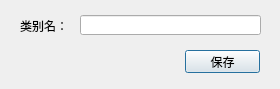
<?xml version="1.0" encoding="UTF-8"?>
<ui version="4.0">
 <class>DialogCategory</class>
 <widget class="QDialog" name="DialogCategory">
  <property name="geometry">
   <rect>
    <x>0</x>
    <y>0</y>
    <width>280</width>
    <height>89</height>
   </rect>
  </property>
  <property name="windowTitle">
   <string>Dialog</string>
  </property>
  <widget class="QLabel" name="label">
   <property name="geometry">
    <rect>
     <x>20</x>
     <y>20</y>
     <width>54</width>
     <height>12</height>
    </rect>
   </property>
   <property name="text">
    <string>类别名：</string>
   </property>
  </widget>
  <widget class="QLineEdit" name="lineEditCategory">
   <property name="geometry">
    <rect>
     <x>80</x>
     <y>15</y>
     <width>181</width>
     <height>20</height>
    </rect>
   </property>
  </widget>
  <widget class="QPushButton" name="SaveCategoryBtn">
   <property name="geometry">
    <rect>
     <x>185</x>
     <y>50</y>
     <width>75</width>
     <height>23</height>
    </rect>
   </property>
   <property name="text">
    <string>保存</string>
   </property>
  </widget>
 </widget>
 <resources/>
 <connections/>
</ui>
